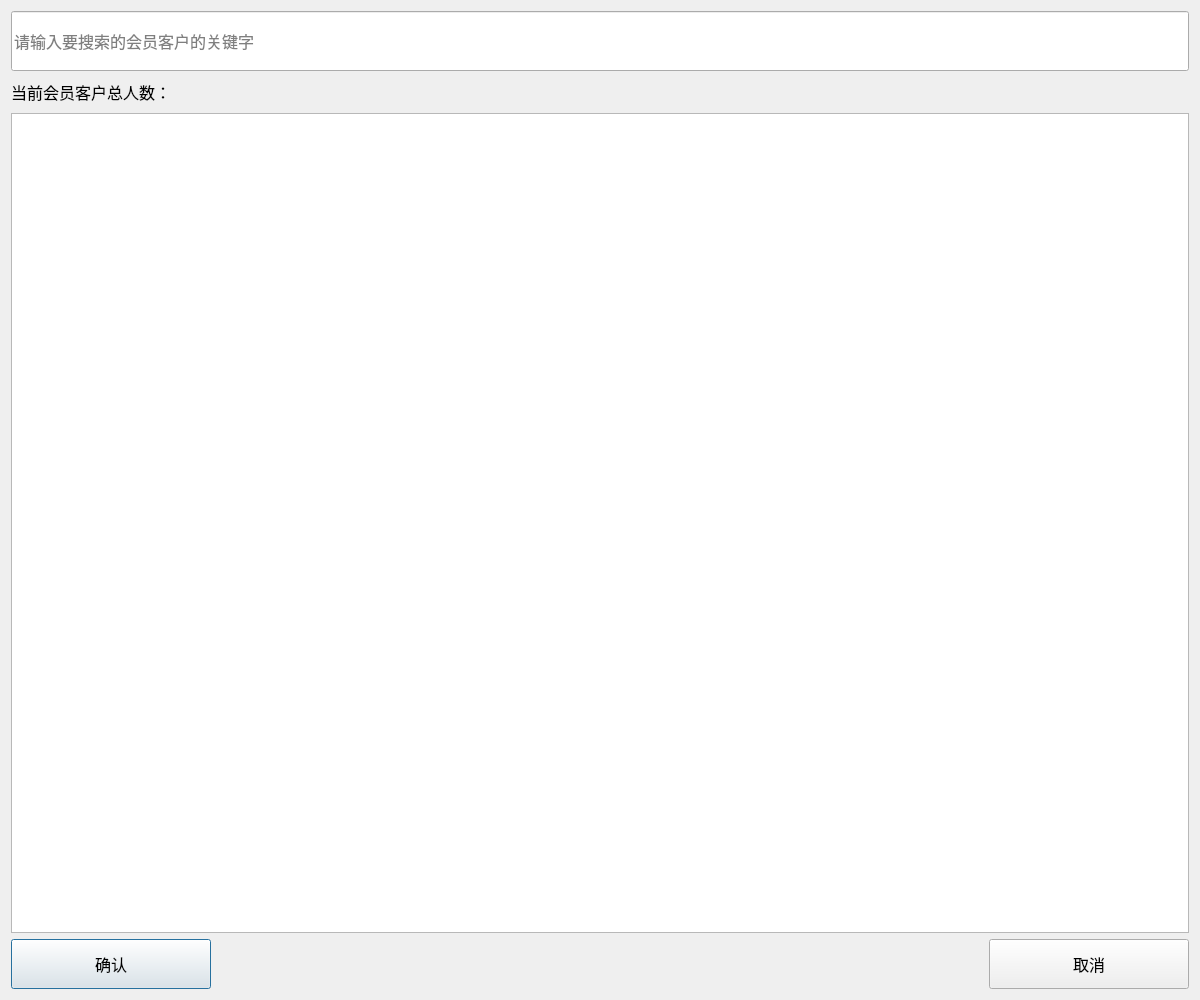
<?xml version="1.0" encoding="UTF-8"?>
<ui version="4.0">
 <class>dlgChoseCustomer</class>
 <widget class="QDialog" name="dlgChoseCustomer">
  <property name="geometry">
   <rect>
    <x>0</x>
    <y>0</y>
    <width>1200</width>
    <height>1000</height>
   </rect>
  </property>
  <property name="minimumSize">
   <size>
    <width>1200</width>
    <height>1000</height>
   </size>
  </property>
  <property name="maximumSize">
   <size>
    <width>1200</width>
    <height>1000</height>
   </size>
  </property>
  <property name="font">
   <font>
    <family>微软雅黑</family>
    <pointsize>12</pointsize>
   </font>
  </property>
  <property name="windowTitle">
   <string>选择客户</string>
  </property>
  <layout class="QGridLayout" name="gridLayout">
   <item row="2" column="0" colspan="3">
    <widget class="QTableWidget" name="TWCustomer">
     <property name="font">
      <font>
       <family>微软雅黑</family>
       <pointsize>12</pointsize>
      </font>
     </property>
     <attribute name="horizontalHeaderMinimumSectionSize">
      <number>20</number>
     </attribute>
     <attribute name="horizontalHeaderDefaultSectionSize">
      <number>168</number>
     </attribute>
    </widget>
   </item>
   <item row="3" column="1">
    <spacer name="horizontalSpacer">
     <property name="font">
      <font>
       <family>微软雅黑</family>
       <pointsize>12</pointsize>
      </font>
     </property>
     <property name="orientation">
      <enum>Qt::Horizontal</enum>
     </property>
     <property name="sizeHint" stdset="0">
      <size>
       <width>40</width>
       <height>20</height>
      </size>
     </property>
    </spacer>
   </item>
   <item row="0" column="0" colspan="3">
    <widget class="QLineEdit" name="LeSearch">
     <property name="minimumSize">
      <size>
       <width>0</width>
       <height>60</height>
      </size>
     </property>
     <property name="font">
      <font>
       <family>微软雅黑</family>
       <pointsize>12</pointsize>
      </font>
     </property>
     <property name="placeholderText">
      <string>请输入要搜索的会员客户的关键字</string>
     </property>
    </widget>
   </item>
   <item row="3" column="0">
    <widget class="QPushButton" name="BtnEnter">
     <property name="minimumSize">
      <size>
       <width>200</width>
       <height>50</height>
      </size>
     </property>
     <property name="maximumSize">
      <size>
       <width>200</width>
       <height>16777215</height>
      </size>
     </property>
     <property name="font">
      <font>
       <family>微软雅黑</family>
       <pointsize>12</pointsize>
      </font>
     </property>
     <property name="text">
      <string>确认</string>
     </property>
    </widget>
   </item>
   <item row="3" column="2">
    <widget class="QPushButton" name="BtnCancel">
     <property name="minimumSize">
      <size>
       <width>200</width>
       <height>50</height>
      </size>
     </property>
     <property name="maximumSize">
      <size>
       <width>200</width>
       <height>16777215</height>
      </size>
     </property>
     <property name="font">
      <font>
       <family>微软雅黑</family>
       <pointsize>12</pointsize>
      </font>
     </property>
     <property name="text">
      <string>取消</string>
     </property>
    </widget>
   </item>
   <item row="1" column="0">
    <widget class="QLabel" name="LbCount">
     <property name="minimumSize">
      <size>
       <width>0</width>
       <height>30</height>
      </size>
     </property>
     <property name="font">
      <font>
       <family>微软雅黑</family>
       <pointsize>12</pointsize>
      </font>
     </property>
     <property name="text">
      <string>当前会员客户总人数：</string>
     </property>
    </widget>
   </item>
  </layout>
 </widget>
 <resources/>
 <connections/>
</ui>
